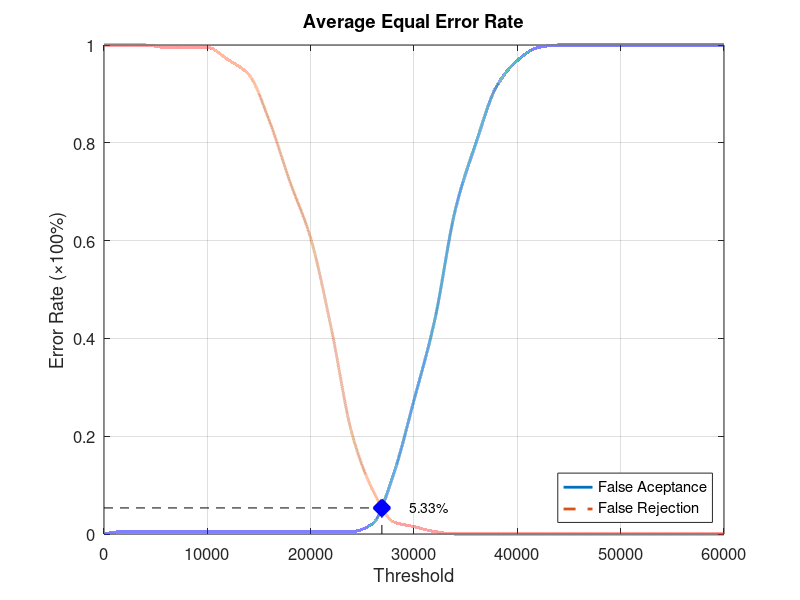
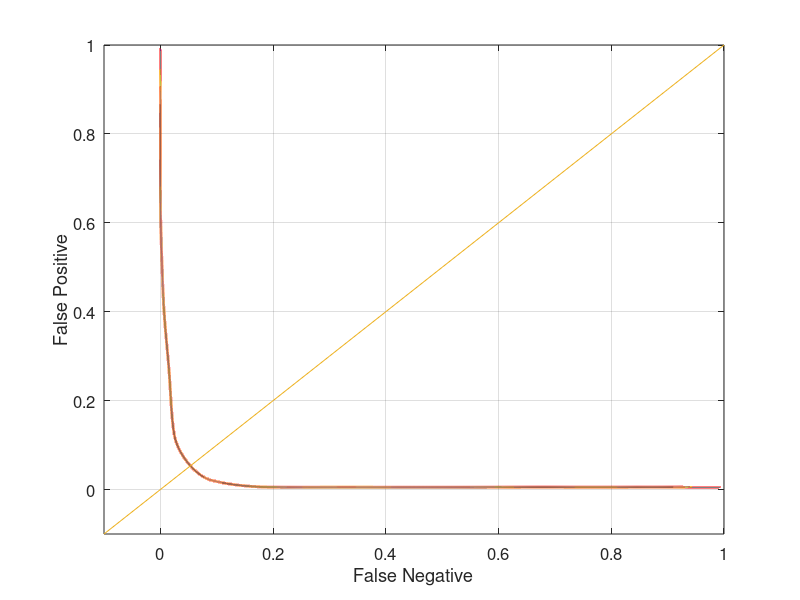

MATLAB code for these plots, in order:
function yEER = Database3_4
close all;
clear;
clc;
x = 0:2000:60000;
xq = 0:0.5:60000;

y0 = [0 0.00526316 0.00526316 0.00526316 0.00526316 0.00526316 0.00526316 0.00526316 0.00526316 0.00526316 0.00526316 0.00526316 0.00526316 0.0210526 0.121053 0.273684 0.436842 0.663158 0.8 0.915789 0.968421 0.994737 1 1 1 1 1 1 1 1 1];
yy0 = interp1(x, y0, xq, 'pchip');
y1 = [1 1 1 0.995 0.995 0.995 0.97 0.94 0.845 0.72 0.605 0.42 0.205 0.09 0.025 0.015 0.005 0 0 0 0 0 0 0 0 0 0 0 0 0 0];
yy1 = interp1(x, y1, xq, 'pchip');

% Calculating EER: 
y2 = abs(y0 - y1);
find(y2 == min(y2))
yy2 = abs(yy0 - yy1);
xEER = find(yy2 == min(yy2));
xEERIndex = xq(xEER) % X-axis EER
yEER = yy0(xEER) % Y-axis EER

main = figure
plot(xq, yy0,'-','LineWidth', 2);	hold on
plot(xq, yy1,'--','LineWidth', 2);	hold on
plot([xEERIndex xEERIndex], [0 yEER], 'k--');	hold on
plot([0 xEERIndex], [yEER yEER], 'k--');	hold on
plot(xEERIndex, yEER, 'bx', 'LineWidth', 10);	hold on
text(xEERIndex + 10 * xEERIndex / 100, yEER, [num2str(round((10000 * yEER)) / 100) '%'])
legend('False Aceptance', 'False Rejection', 'Location', 'SouthEast')
xlabel('Threshold')
ylabel('Error Rate (\times100%)')
title('Average Equal Error Rate')
set(gca, 'FontSize', 12)
axis([0 60000 0 1])
grid on

print(main, 'Database3_4Main', '-dpng');
FNRxFPR = figure('Color', [1 1 1]);
plot(yy1, yy0, '-', yy1, yy0, 'LineWidth', 2);
hold on
y = -0.1:0.1:1
plot(y, y); 
set(gca, 'FontSize', 12)
xlabel('False Negative')
ylabel('False Positive')
axis([-0.1 1 -0.1 1])
set(gca, 'FontSize', 12)
grid on

print(FNRxFPR, 'Database3_4FNRxFPR','-dpng');
end
